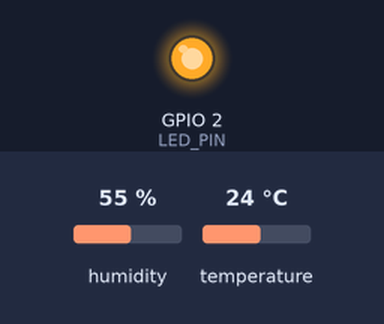
The program below on a simulated ESP32. Shown: output pins drawn as LEDs (lit = HIGH). Inputs (shaded band) come from the test bench; at power-on: humidity 55 %, temperature 24 °C. Nothing arrives over Bluetooth unless stated; a phone connects over Bluetooth LE 3 s after start; what the program prints to the serial monitor is not drawn.

Above: at 0.1 s.
At 1.1 s:
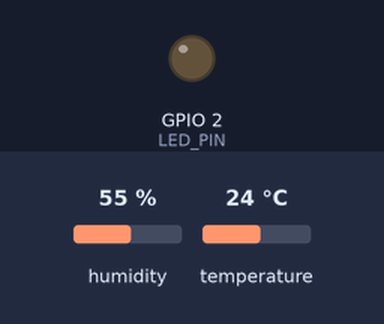
Timing chart, 0 to 3.5 s (numbered marks = the images above):
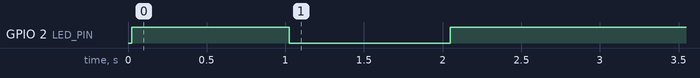

Measured:
- by itself, GPIO 2 (LED_PIN): LOW → HIGH at 0.02 s, → LOW 1.0 s later, → HIGH 1.0 s later

The program:

main.cpp
```cpp
/* =======================================================================

   CURSO ESP32: Aprenda de Verdade!
   WR Kits: https://wrkits.com.br/ | https://space.hotmart.com/wrkits

   Peripheral BLE com DHT11: transmite temperatura e umidade (Bluetooth e ESP32 - Aula 2)

   BLE:
   Serviço (SERVICE_UUID):...............................c467ea89-16b0-4314-a6e7-9ef52dfcb489
   	Característica de Temperatura (TEMPERATURE_UUID):....c467ea89-16b0-4314-a6e7-9ef52dfcb499
   	Característica de Umidade (HUMIDITY_UUID):...........c467ea89-16b0-4314-a6e7-9ef52dfcb589

   ESP-WROOM-32
   Board: WEMOS LOLIN32 (pode ser utilizado também na DevKitV1)
   Compilador: Arduino IDE 1.8.13

   Autor: Guilherme Rambo
   Data:  Março de 2021


======================================================================= */

#include <Arduino.h>
#include <DHT.h>
#include <BLEDevice.h>
#include <BLEServer.h>
#include <BLEUtils.h>
#include <BLE2902.h>

// Pino onde está conectado o sensor DHT11/DHT22.
#define DHTPIN 5
// Tipo de módulo DHT em uso.
#define DHTTYPE DHT11
// De quanto em quanto tempo (ms) deve ser feita a leitura do sensor.
#define READ_INTERVAL 2000

// Instância do DHT para comunicação com o sensor.
DHT dht(DHTPIN, DHTTYPE);

// Pino onde está conectado o LED de status.
#define LED_PIN 2

// UUID do serviço que contém as características de temperatura e umidade.
#define SERVICE_UUID "c467ea89-16b0-4314-a6e7-9ef52dfcb489"
// UUID da característica de temperatura.
#define TEMPERATURE_UUID "c467ea89-16b0-4314-a6e7-9ef52dfcb499"
// UUID da característica de umidade.
#define HUMIDITY_UUID "c467ea89-16b0-4314-a6e7-9ef52dfcb589"

// O servidor BLE, ou seja, o periférico que estamos fornecendo (configurado em setup()).
BLEServer *server = NULL;
// Característica de temperatura (configurada em setup()).
BLECharacteristic *temperatureChar = NULL;
// Característica de umidade (configurada em setup()).
BLECharacteristic *humidityChar = NULL;

// Número de centrais atualmente contectadas ao periférico.
// É utilizado para piscar o LED de status quando não houver nenhuma central conectada
// e para otimizar o envio de notificações via BLE, apenas quando há alguma central conectada.
int devicesConnected = 0;

// Valor de millis() na última vez em que o estado do LED de status foi alterado.
int blinkMillis = 0;
// Valor de millis() na última vez em que foi feita a leitura do sensor DHT.
int readMillis = 0;

// Callbacks para conexão e desconexão de centrais.
class ServerCallbacks: public BLEServerCallbacks {

  // Chamado quando uma central se conecta ao periférico.
  void onConnect(BLEServer *s) {
    Serial.println("[+] Device connected");

    // Incrementa o número de dispositivos conectados.
    devicesConnected++;

    // Reinicia o advertising para que mais centrais possam descobrir o periférico e se conectar a ele.
	// Do contrário, apenas uma central conseguiria se conectar ao periférico.
    BLEDevice::startAdvertising();
  }

  // Chamado quando uma central se desconecta do periférico.
  void onDisconnect(BLEServer *s) {
    Serial.println("[-] Device disconnected");

    // Decrementa o número de dispositivos conectados.
    devicesConnected--;
  }
};

void setup() {
  Serial.begin(9600);
  Serial.println("Initializing...");

  // Configura o LED de status como saída.
  pinMode(LED_PIN, OUTPUT);

  // Inicializa a comunicação com o sensor de temperatura e umidade DHT.
  dht.begin();

  // Inicializa o dispositivo Bluetooth Low Energy.
  // IMPORTANTE: O nome passado aqui não pode ser maior do que estes 5 caracteres, do contrário podem haver
  // problemas com o advertising do SERVICE_UUID, impedindo a conexão da central.
  // Este nome pode ser passado em branco, mas é útil termos um nome para debug utilizando o LightBlue ou nRF Connect.
  BLEDevice::init("ESP32");

  // Cria um server BLE (periférico).
  server = BLEDevice::createServer();
  // Configura o periférico para utilizar a classe de callbacks que definimos acima.
  server->setCallbacks(new ServerCallbacks());

  // Cria o service que irá encapsular nossas características de temperatura e umidade.
  BLEService *service = server->createService(SERVICE_UUID);

  // Adiciona a característica de temperatura.
  temperatureChar = service->createCharacteristic(
    TEMPERATURE_UUID, // UUID que nós definimos para a característica de temperatura.
    BLECharacteristic::PROPERTY_READ | // Indica que esta característica pode ser lida pela central.
    BLECharacteristic::PROPERTY_NOTIFY // Indica que a central pode assinar notificações sobre esta característica.
  );

  // Adiciona a característica de umidade.
  humidityChar = service->createCharacteristic(
    HUMIDITY_UUID, // UUID que nós definimos para a característica de umidade.
    BLECharacteristic::PROPERTY_READ | // Indica que esta característica pode ser lida pela central.
    BLECharacteristic::PROPERTY_NOTIFY // Indica que a central pode assinar notificações sobre esta característica.
  );

  // Configura as características para que sigam o padrão BLE2902.
  // Isto não é obrigatório, mas torna nosso periférico mais compatível.
  temperatureChar->addDescriptor(new BLE2902());
  humidityChar->addDescriptor(new BLE2902());

  // Torna nosso serviço disponível no periférico.
  service->start();

  // Obtém um advertising, que utilizaremos para divulgar nosso periférico e seu serviço para centrais próximas.
  BLEAdvertising *advertising = BLEDevice::getAdvertising();
  // Incluí o UUID do nosso serviço no advertisement, para que centrais possam filtrar seu scan com base nele.
  advertising->addServiceUUID(SERVICE_UUID);
  // Indica que não suportamos scan response.
  advertising->setScanResponse(false);
  // Configura o intervalo mínimo de advertisement, o valor 0x06 é compatível com a maioria dos dispositivos.
  advertising->setMinPreferred(0x06);

  // Começa o advertising do periférico, de modo que centrais próximas possam encontrá-lo.
  BLEDevice::startAdvertising();

  Serial.println("Advertising");
}

// Valor mais recente de temperatura.
float lastTemperature = -999;
// Valor mais recente de umidade.
float lastHumidity = -999;

// Realiza a leitura do sensor DHT, valida as informações e transmite através do Bluetooth Low Energy
// caso os valores tenham mudado desde a última leitura e caso haja alguma central conectada ao periférico.
void sense()
{
  // Leitura do sensor DHT.
  float humidity = dht.readHumidity();
  float temperature = dht.readTemperature();

  // Validação do valor de umidade (returna NaN em caso de falha na leitura).
  if (isnan(humidity)) {
    Serial.println("Humidity reading failed!");
    return;
  }

  // Validação do valor de temperatura (returna NaN em caso de falha na leitura).
  if (isnan(temperature)) {
    Serial.println("Temperature reading failed!");
    return;
  }

  Serial.printf("Humidity = %f | Temperature: %f C \n", humidity, temperature);

  // Se houver uma central conectada e se a leitura de temperatura for diferente da leitura anterior.
  if (devicesConnected && (temperature != lastTemperature)) {
    Serial.println("Notifying temperature");

	// Armazena a nova leitura.
    lastTemperature = temperature;

    // Atualiza a característica de temperatura com o novo valor.
    temperatureChar->setValue(temperature);
	// Notifica as centrais conectadas de que o valor da característica de temperatura foi alterado.
    temperatureChar->notify();

    delay(3);
  }

  // Se houver uma central conectada e se a leitura de umidade for diferente da leitura anterior.
  if (devicesConnected && (humidity != lastHumidity)) {
    Serial.println("Notifying humidity");

	// Armazena a nova leitura.
    lastHumidity = humidity;

    // Atualiza a característica de umidade com o novo valor.
    humidityChar->setValue(humidity);
	// Notifica as centrais conectadas de que o valor da característica de umidade foi alterado.
    humidityChar->notify();

    delay(3);
  }
}

void loop()
{
  // Chama a função sense() para efetuar a leitura do sensor a cada READ_INTERVAL (2 segundos por padrão).
  if (readMillis == 0 || (millis() - readMillis) >= READ_INTERVAL) {
    sense();
    readMillis = millis();
  }

  // Pisca o LED de status se não houver nenhuma central conectada.
  if (!devicesConnected) {
    if (blinkMillis == 0 || (millis() - blinkMillis) >= 1000) {
      digitalWrite(LED_PIN, !digitalRead(LED_PIN));
      blinkMillis = millis();
    }
  } else {
    // Mantém o LED de status sempre ligado quando há uma um mais centrais conectadas.
    digitalWrite(LED_PIN, HIGH);
  }
}
```
